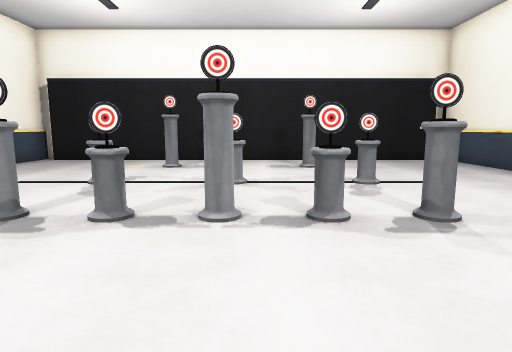
view 1 (above)

13 first-person views from a walk through a scene from a Unity 3-D project. The camera is 1.2 m above the floor, tilts 8° down and sees 75° across. The floor is counted in squares, 1 m on a side. Each view is taken from the middle of a square. On the plan, view 1 faces up. The plan holds only what a view shows up to about 14 squares ahead; the rest is blank. The player character is not drawn. Some surface patterns are stand-ins.

view 2
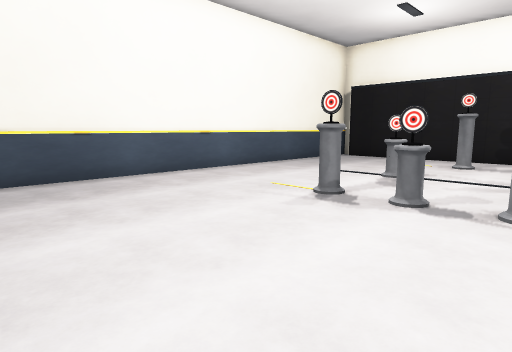

view 3
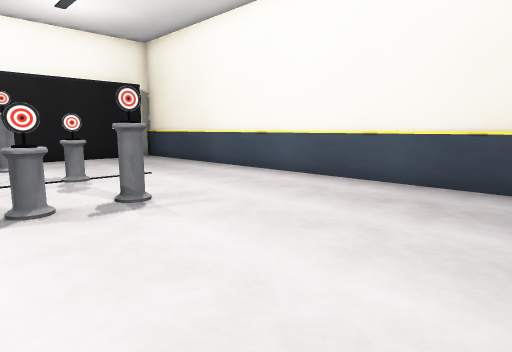

view 4
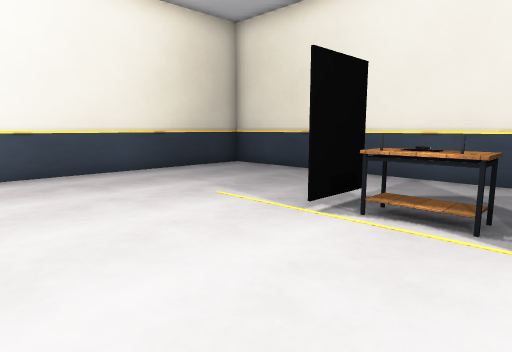

view 5
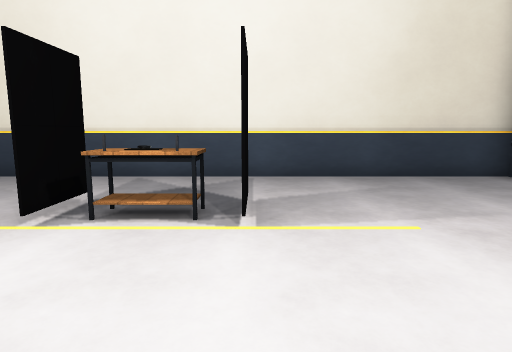

view 6
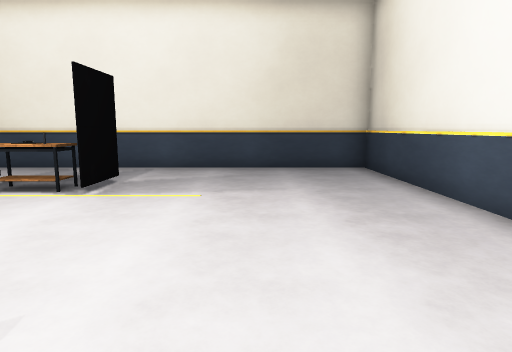

view 7
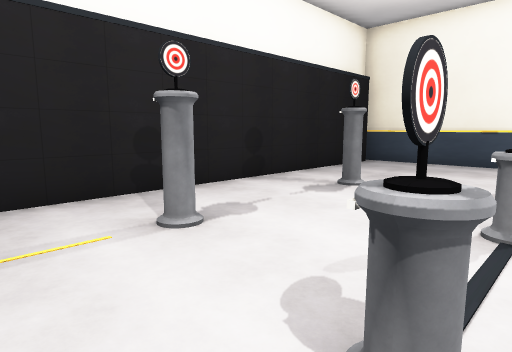

view 8
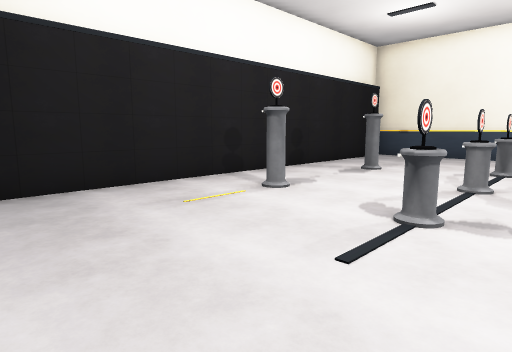

view 9
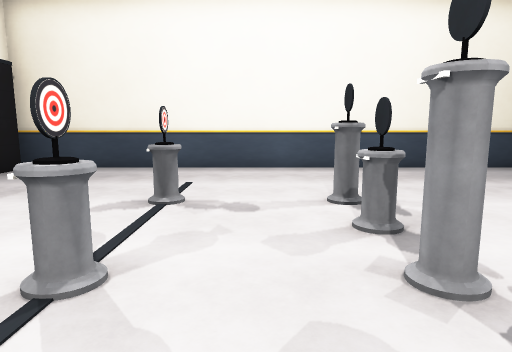

view 10
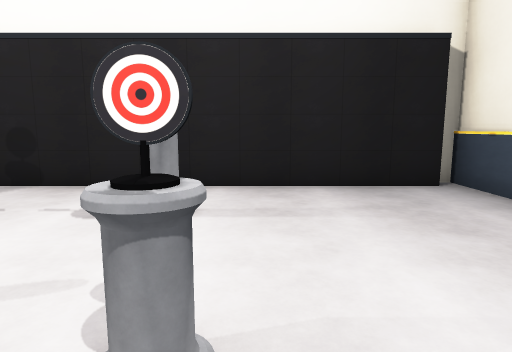

view 11
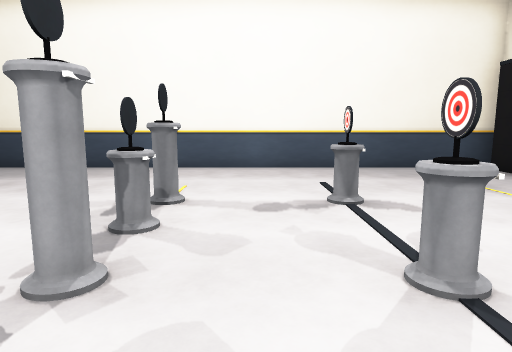

view 12
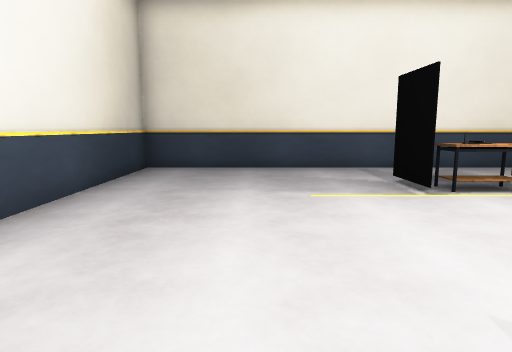

view 13
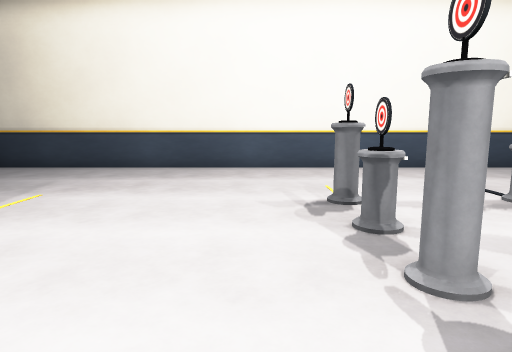

### Floor plan
Points are (right, up) in squares from view 1. A wall is a line through its corners. A room is listed if a view was taken in it or the views show most of it. See-through windows are left out.
Room 1 (views 1, 2, 3, 4, 5, 6, 7, 8, 9, 10, 12, 13)
walls: (-1.8, 4.5) (-2.2, 4.5) (-1.8, 4.5); (1.2, 4.5) (0.8, 4.5); (2.2, 4.5) (2.8, 4.5) (2.2, 4.5); (-3.2, 7.5) (-3.8, 7.5); (-1.9, -2.6) (-2, -1.2); (2.8, 7.5) (2.2, 7.5); (7, 13) (-8, 13); (-8.5, 13.5) (-8.5, -5.5) (7.5, -5.5) (7.5, 13.5) (7.1, 13.5)
ways out: opening at (-1, 6) to room 2; opening at (0, 4.5) to room 2; opening at (1, 7) to room 2; opening at (2, 6) to room 2
objects: other object (-1, -2) to (0, -2)
Room 2 (view 11)
walls: (-0.2, 7.5) (-0.8, 7.5); (-0.8, 4.7) (-0.3, 4.7); (0.8, 4.5) (1.2, 4.5)
low walls: (0.7, 4.6) (1.2, 4.6)
ways out: opening at (-1, 6) to room 1; opening at (0, 4.5) to room 1; opening at (1, 7) to room 1; opening at (2, 6) to room 1

Where each view was taken, in squares from view 1:
view 1: 0 up, 0 right, facing up
view 2: 1 down, 0 right, facing up-left
view 3: 1 down, 0 right, facing up-right
view 4: 3 up, 2 left, facing down-right
view 5: 3 up, 2 left, facing down
view 6: 5 up, 5 left, facing down
view 7: 7 up, 5 left, facing up-right
view 8: 6 up, 8 left, facing up-right
view 9: 6 up, 3 left, facing right
view 10: 6 up, 3 right, facing up
view 11: 6 up, 2 right, facing left
view 12: 5 up, 4 right, facing down
view 13: 3 up, 2 right, facing left
